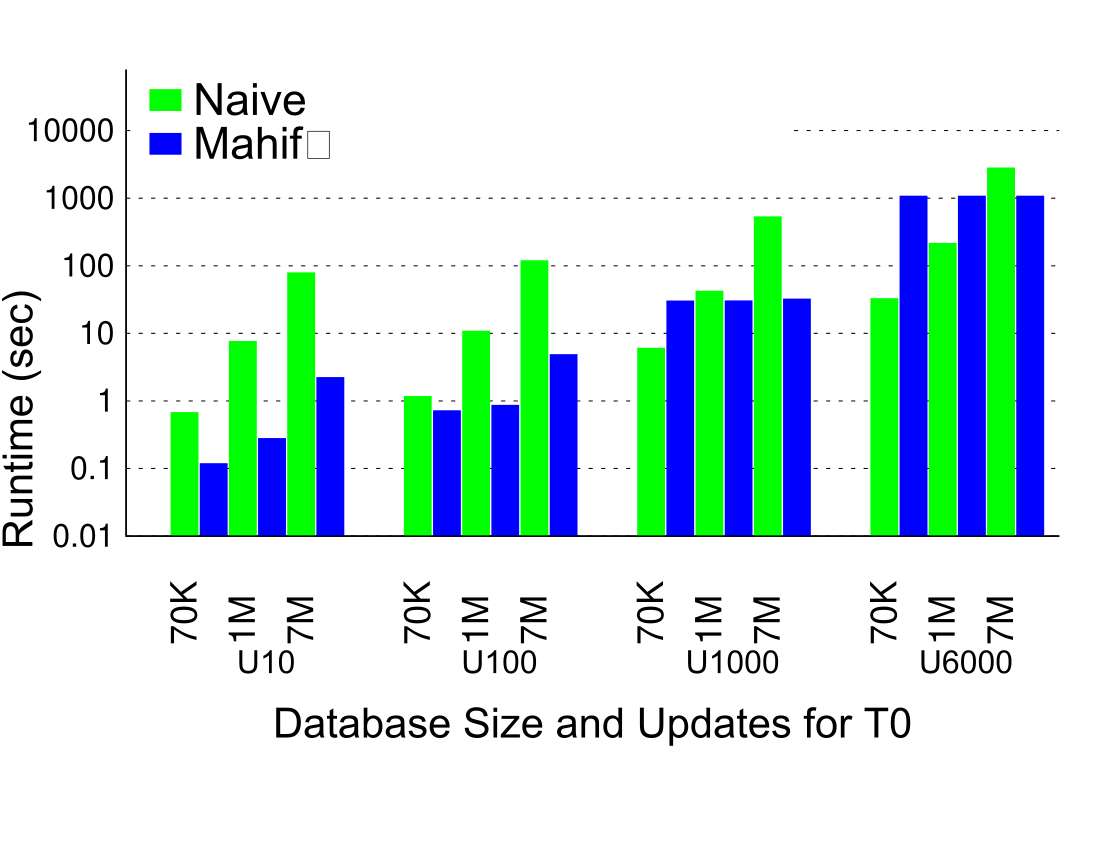

Write the gnuplot code that produced this figure.
# length/width ratio and terminal
set size ratio 0.5
set terminal postscript color enhanced  
set output 'totalC.ps'

# Margins
set tmargin 0
set bmargin 12
set rmargin 0
set lmargin 4

# border
set border 3 front linetype -1 linewidth 1.000
set boxwidth 0.95 absolute
set style fill   solid 1.00 noborder

# line styles
set linetype 1 lt -1 lw 1 lc rgb "#00FF00" 
set linetype 2 lt -1 lw 1 lc rgb "#0000FF"

set linetype cycle 2

# Grid
set grid nopolar
set grid noxtics nomxtics ytics nomytics noztics nomztics \
 nox2tics nomx2tics noy2tics nomy2tics nocbtics nomcbtics
set grid layerdefault   linetype 0 linewidth 3.000,  linetype 0 linewidth 1.000

# Key
set key nobox autotitles columnhead Left reverse left
set key font "Arial,32"
#set key height -4
set key width 8
set key samplen 2
set key spacing 4
set key maxrows 2
#set key at -0.5,1000

# style - histogram
set style histogram clustered gap 0.2 title  offset character 2, 0.25, 0
set datafile missing '-'
set style data histograms
#set style histogram rowstacked

# Axis
set xtics border in scale 0,0 nomirror rotate by 90  offset character 0, -5, 0 autojustify
set xtics norangelimit font ",26"
set xtics   ()

set logscale y
set yrange [ 0.01 : 80000 ]
set ytics border in scale 0,0 mirror norotate  offset character 0, 0, 0 autojustify
set ytics font ",23"

set xlabel font "Arial,30"
set xlabel "\nDatabase Size and Updates for T0" 
set xlabel  offset character 0, -5, 0  norotate

set ylabel "Runtime (sec)" 
set ylabel font "Arial,30"
set ylabel offset character -0.4, -6, 0

# Plot command
plot newhistogram "{/Arial=23 U10}" lt 1 , 'totalC.csv' using 5:xtic(1) t col, '' using 9:xtic(1) t col,\
	 newhistogram "{/Arial=23 U100}" lt 1 , '' u 13:xtic(1) notitle, '' u 17:xtic(1) notitle, \
	 newhistogram "{/Arial=23 U1000}" lt 1 , '' u 21:xtic(1) notitle, '' u 25:xtic(1) notitle, \
	 newhistogram "{/Arial=23 U6000}" lt 1, '' u 29:xtic(1) notitle, '' u 33:xtic(1) notitle

 
